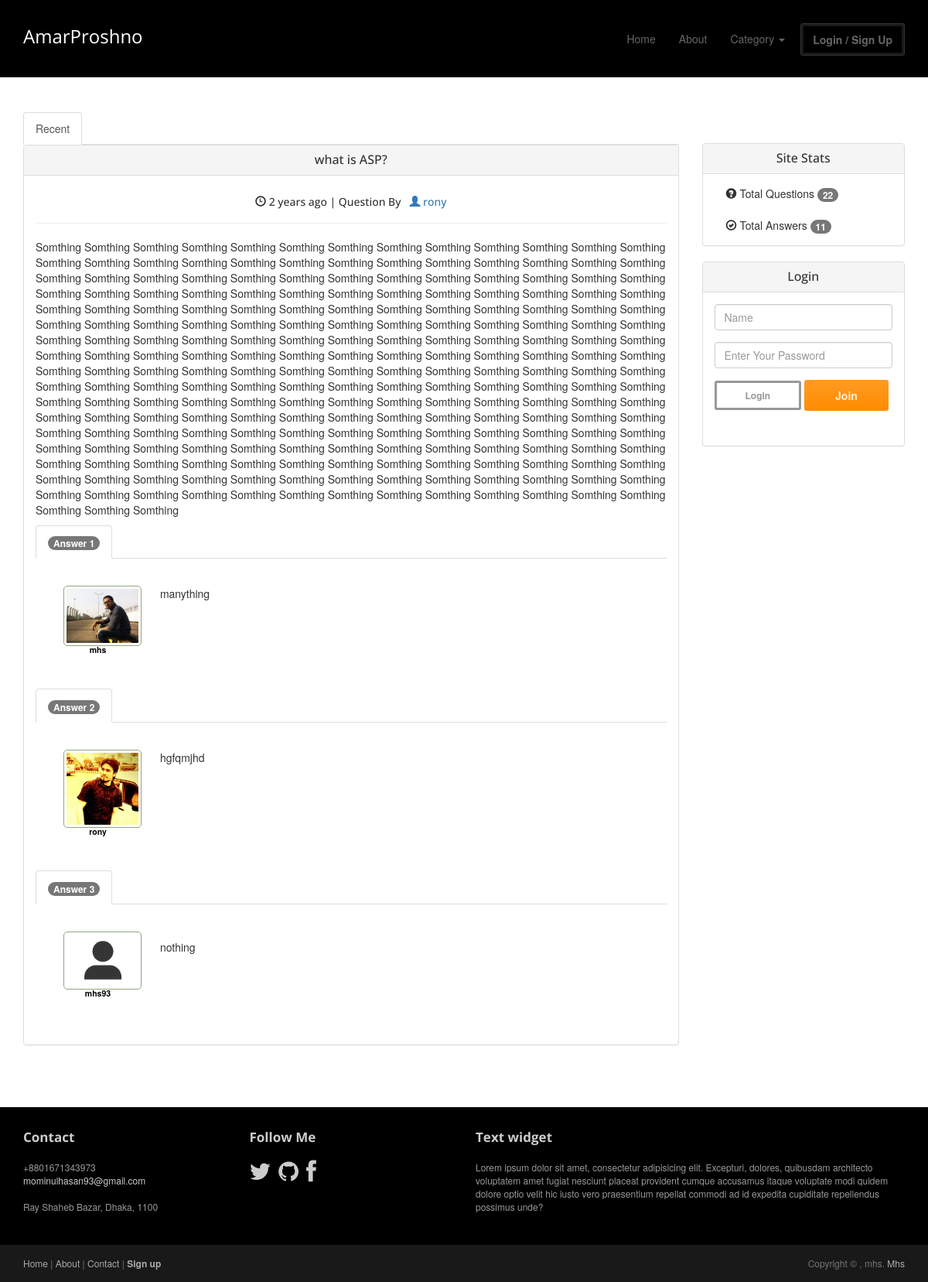
The page /view/details.php?detailId=49 on the database its author committed.
### tables this page shows
CREATE TABLE `question` (
  `id` int(11) NOT NULL,
  `cat_id` int(11) NOT NULL,
  `title` varchar(255) NOT NULL,
  `body` text NOT NULL,
  `username` varchar(60) DEFAULT NULL,
  `user_id` int(11) DEFAULT NULL,
  `date` timestamp NOT NULL DEFAULT current_timestamp(),
  `created_at` datetime NOT NULL DEFAULT current_timestamp(),
  `uapdated_at` datetime NOT NULL DEFAULT current_timestamp(),
  `deleted_at` timestamp NOT NULL DEFAULT current_timestamp()
);

CREATE TABLE `users` (
  `id` int(11) NOT NULL,
  `first_name` varchar(255) NOT NULL,
  `last_name` varchar(255) NOT NULL,
  `username` varchar(60) NOT NULL,
  `email` varchar(255) NOT NULL,
  `password` varchar(50) NOT NULL,
  `image` varchar(255) DEFAULT 'assets/uploads/default.png',
  `is_admin` tinyint(1) NOT NULL DEFAULT 0,
  `created_at` datetime NOT NULL DEFAULT current_timestamp(),
  `updated_at` datetime NOT NULL DEFAULT current_timestamp(),
  `deleted_at` datetime NOT NULL DEFAULT current_timestamp()
);

CREATE TABLE `answers` (
  `id` int(11) NOT NULL,
  `question_id` int(11) NOT NULL,
  `users_id` int(11) NOT NULL,
  `ans` text NOT NULL
);

### src/Database/Database.php (called while the page is built, shortened)
<?php
class Database
{
    private static $pdo;
    private static function connection(){
        if (!isset(self::$pdo)){
            try{
                self::$pdo = new PDO('mysql:host=localhost; dbname=amar_proshno', 'root','');
            }catch (PDOException $e){
                echo $e->getMessage();
            }
        }
        return self::$pdo;
    }
    public static function Prepare($sql){
        return self::connection()->prepare($sql);
    }
}

### src/Timer/Timer.php (called while the page is built, shortened)
<?php
class Timer{
    public function _ago($tm,$rcs = 0) {
        $cur_tm = time();
        $dif = $cur_tm-$tm;
        $pds = array('second','minute','hour','day','week','month','year','decade');
        $lngh = array(1,60,3600,86400,604800,2630880,31570560,315705600);
        for($v = sizeof($lngh)-1; ($v >= 0)&&(($no = $dif/$lngh[$v])<=1); $v--); if($v < 0) $v = 0; $_tm = $cur_tm-($dif%$lngh[$v]);
        $no = floor($no);
        if($no <> 1)
            $pds[$v] .='s';
        $x = sprintf("%d %s ",$no,$pds[$v]);
        return $x;
    }
}
?>

### src/Answers/Answers.php (called while the page is built, shortened)
<?php
class Answers
{
    public function getAllAnswers($qId = ""){
        $sql = "SELECT * FROM answers WHERE question_id='$qId' ORDER BY id ASC ";
        $stmt = Database::Prepare($sql);
        $stmt->execute();
        return $data =  $stmt->fetchAll();
    }
}

### src/Session/Session.php (called while the page is built, shortened)
<?php
class Session{
    public static function get($key){
        if (isset($_SESSION[$key])){
            return $_SESSION[$key];
        }else{
            return false;
        }
    }
}
?>

### view/details.php (the view, shortened to what this page needs)
<?php
$question = new Question();
$answers = new Answers();
$timer = new Timer();
?>
<!DOCTYPE html>
<html lang="en">
<head>
    <link rel="stylesheet" href="assets/css/bootstrap.min.css">
    <link rel="stylesheet" href="assets/css/font-awesome.min.css">
    <link rel="stylesheet" href="assets/css/bootstrap-theme.css" media="screen" >
    <link rel="stylesheet" href="assets/css/main.css">
</head>
<body class="home">
<div class="navbar navbar-inverse navbar-fixed-top headroom" style="background-color: black" >
    <div class="container">
        <div class="row">
            <div class="col-md-12">
                <div class="navbar-header">
                    <a class="navbar-brand" href="../index.php">AmarProshno</a>
                </div>
                <div class="navbar-collapse collapse">
                    <ul class="nav navbar-nav pull-right">
                        <li><a href="../index.php">Home</a></li>
                        <li><a href="about.php">About</a></li>
                        <li role="presentation" class="dropdown">
                            <a class="dropdown-toggle" data-toggle="dropdown" href="#" role="button" aria-haspopup="true" aria-expanded="false">
                                Category <span class="caret"></span>
                            </a>
                        </li>
                        <?php if (!isset($_SESSION["userid"]) || empty($_SESSION["userid"])){   ?>
                            <li><a class="btn btn-default" href="signin.php">Login / Sign Up</a></li>
                        <?php }else{?>
                            <li><a href="my_all_question.php">My All Question</a></li>
                            <li><a href="profile.php">My Profile</a></li>
                            <li><a class="btn btn-default" href="?set=logout">Logout</a></li>
                        <?php } ?>
                    </ul>
                </div>
            </div>
        </div>
    </div>
</div>
<div class="container detai_margine">
    <div class="row">
        <div class="col-lg-9 col-md-8">
            <ul class="nav nav-tabs">
                <li role="presentation" class="active"><a href="../index.php">Recent</a></li>
            </ul>
            <?php
            if (!isset($_GET["detailId"]) || $_GET["detailId"] == NULL){
                header("Location: ../index.php");
            } else {
            $detailId = $_GET["detailId"];
            $query = "SELECT * FROM question WHERE id='$detailId'";
            $stmt = Database::Prepare($query);
            $stmt->execute();
            $data =  $stmt->fetchAll();
            foreach ($data as $detailData) {
            ?>
            <div class="panel panel-default">
                <div class="panel-heading">
                    <h2 class="panel-title text-center">
                        <?php echo $detailData["title"]; ?>
                    </h2>
                </div>
                <div class="panel-body">
                        <h5 class="text-center">
                            <span class="glyphicon  glyphicon-time"></span>
                            <?php
	                        $time = $detailData["created_at"];
	                        $time = strtotime("$time");
	                        echo $timer->_ago($time);
	                    ?>
	                    ago
		            | Question By &nbsp;
                            <?php
                            $userId = $detailData['user_id'];
                            $query = "SELECT * FROM users WHERE id= '$userId'";
                            $stmt = Database::Prepare($query);
                            $stmt->execute();
                            $data =  $stmt->fetchAll();
                            foreach ($data as $userDetails){
                            ?>
                            <a href="view_profile.php?userProfile=<?php echo $userDetails['id'];?>">
                                <span class="glyphicon  glyphicon-user"></span> <?php echo $userDetails["username"]; ?>
                            </a>
                        <?php } ?>
                        </h5>
                    <hr>
                        <p>
                            <?php echo $detailData["body"]; ?>
                        </p>
                        <?php
                            $i=0;
                            foreach ($answers->getAllAnswers($detailData["id"]) as $key => $value){
                                $i++;
                        ?>
                        <ul class="nav nav-tabs">
                            <li role="presentation" class="active">
                                <a href="../index.php">
                                    <span class="badge"> Answer <?php  echo $i; ?></span>
                                </a>
                            </li>
                        </ul>
                        <br>
                        <div class="panel-body">
                            <div class="col-lg-2 col-md-2 col-sm-3 col-xs-4">
                            <?php
                            $userId = $value['users_id'];
                            $query = "SELECT * FROM users WHERE id= '$userId'";
                            $stmt = Database::Prepare($query);
                            $stmt->execute();
                            $data =  $stmt->fetchAll();
                            foreach ($data as $userDetails){
                            ?>
                                <label class="label">
                                    <a style="color: #000000;" href="view_profile.php?userProfile=<?php echo $userDetails['id'];?>">
                                        <img style="border: solid 1px #91A67F; padding: 3px; border-radius: 5px;"
                                             src="<?php echo $userDetails['image'];?>">
                                        <p><?php echo $userDetails['username'];?></p>
                                    </a>
                                </label>
                                <?php } ?>
                            </div>
                            <div class="col-lg-10 col-md-10 col-sm-9 col-xs-12">
                                <p>
                                    <?php echo $value["ans"]; ?>
                                </p>
                            </div>
                        </div>
                                <?php } ?>
                        <div>
                            <div class="col-lg-2 col-md-2 col-sm-3 col-xs-4">
                            </div>
                        </div>
                </div>
            </div>
            <?php } } ?>
        </div>
<br><br>
        <div class="col-lg-3 col-md-4">
            <div class="panel panel-default">
                <div class="panel-heading">
                    <h2 class="panel-title text-center">Site Stats</h2>
                </div>
                <?php
                $i = 0;
                foreach ($question->getAllQuestions() as $key => $value){
                    $i++;
                }
                ?>
                <?php
                $a = 0;
                foreach ($answers->getTotal_of_Answers() as $key => $value){
                    $a++;
                }
                ?>
                <div class="panel-body">
                    <div class="col-md-10">
                        <span class="glyphicon  glyphicon-question-sign"></span> Total Questions <span class="badge"><?php echo $i; ?></span><br><br>
                        <span class="glyphicon  glyphicon-ok-circle"></span> Total Answers <span class="badge"><?php echo $a; ?></span>
                    </div>
                </div>
            </div>
<?php if (!Session::get("userid")){ ?>
            <div class="panel panel-default">
                <div class="panel-heading">
                    <h2 class="panel-title text-center">Login</h2>
                </div>
                <div class="panel-body">
                    <form action="" method="post">
                        <div class="form-group">
                            <input type="text" class="form-control" name="user_name" placeholder="Name" required>
                        </div>
                        <div class="form-group">
                            <input type="password" class="form-control" name="password" placeholder="Enter Your Password" required>
                        </div>
                        <div class="form-group">
                            <button type="submit" class="btn btn-default btn-xs" name="submit">Login</button>
                    </form>
                    <a class="btn btn-action" href="signup.php">Join</a>
                </div>
            </div>
        </div>
        <?php } ?>
    </div>
</div>
<footer id="footer" class="top-space">
    <div class="footer1">
        <div class="container">
            <div class="row">
                <div class="col-md-3 widget">
                    <h3 class="widget-title">Contact</h3>
                    <div class="widget-body">
                        <p>+8801671343973<br>
                            <a href="mailto:#">mominulhasan93@gmail.com</a><br>
                            <br>
                            Ray Shaheb Bazar, Dhaka, 1100
                        </p>
                    </div>
                </div>
                <div class="col-md-3 widget">
                    <h3 class="widget-title">Follow Me</h3>
                    <div class="widget-body">
                        <p class="follow-me-icons">
                            <a href="https://twitter.com/mominulhasan93"><i class="fa fa-twitter fa-2"></i></a>
                            <a href="https://github.com/mhs93"><i class="fa fa-github fa-2"></i></a>
                            <a href="https://www.facebook.com/mominul.hasan.14"><i class="fa fa-facebook fa-2"></i></a>
                        </p>
                    </div>
                </div>
                <div class="col-md-6 widget">
                    <h3 class="widget-title">Text widget</h3>
                    <div class="widget-body">
                        <p>Lorem ipsum dolor sit amet, consectetur adipisicing elit. Excepturi, dolores, quibusdam architecto voluptatem amet fugiat nesciunt placeat provident cumque accusamus itaque voluptate modi quidem dolore optio velit hic iusto vero praesentium repellat commodi ad id expedita cupiditate repellendus possimus unde?</p>
                    </div>
                </div>
            </div>
        </div>
    </div>
    <div class="footer2">
        <div class="container">
            <div class="row">
                <div class="col-md-6 widget">
                    <div class="widget-body">
                        <p class="simplenav">
                            <a href="#">Home</a> |
                            <a href="view/about.php">About</a> |
                            <a href="view/contact.php">Contact</a> |
                            <b><a href="view/signup.php">Sign up</a></b>
                        </p>
                    </div>
                </div>
                <div class="col-md-6 widget">
                    <div class="widget-body">
                        <p class="text-right">
                            Copyright &copy; <?php date('Y'); ?>, mhs. <a href="#" rel="designer">Mhs</a>
                        </p>
                    </div>
                </div>
            </div>
        </div>
    </div>
</footer>
</body>
</html>

### view/assets/css/main.css (style rules this page uses)
.detai_margine { margin-top: 145px }
.headroom { -webkit-transition: all 0.4s ease-out; -moz-transition: all 0.4s ease-out; -o-transition: all 0.4s ease-out; transition: all 0.4s ease-out; }
h1, h2, h3, h4, h5, h6 { font-family:"Open sans", Helvetica, Arial; }
h1, .h1, h2, .h2, h3, .h3 { margin-top:30px; }
label { color: #777; }
.top-space { margin-top: 60px; }
img { max-width:100%; }
.footer1 { background: black; padding: 30px 0 0 0; font-size: 12px; color: #999; }
.footer1 a { color: #ccc; }
.footer1 .widget { margin-bottom:30px; }
.footer1 .widget-title { font-size: 17px; font-weight: bold; color: #ccc; margin: 0 0 20px; }
.follow-me-icons { font-size:30px; }
.follow-me-icons i { float:left; margin:0 10px 0 0; }
.footer2 { background: #191919; padding: 15px 0; color: #777; font-size: 12px; }
.footer2 a { color: #aaa; }
.footer2 p { margin: 0; }

### rows shown on the page
question: title "what is ASP?", created_at "2 years", body "Somthing Somthing Somthing Somthing Somthing Somthing Somthing Somthing Somthing Somthing Somthing Somthing Somthing Somthing Somthing Somthing Somthing Somthing Somthing Somthing Somthing Somthing Somthing Somthing Somthing Somthing Somthing Somthing Somthing Somthing Somthing Somthing Somthing Somthing Somthing Somthing Somthing Somthing Somthing Somthing Somthing Somthing Somthing Somthing Somthing Somthing Somthing Somthing Somthing Somthing Somthing Somthing Somthing Somthing Somthing Somthing Somthing Somthing Somthing Somthing Somthing Somthing Somthing Somthing Somthing Somthing Somthing Somthing Somthing Somthing Somthing Somthing Somthing Somthing Somthing Somthing Somthing…"
users: username "rony", image (picture)
answers: ans "manything"
users: image (picture), username "mhs"
answers: ans "hgfqmjhd"
answers: ans "nothing"
users: image (placeholder picture), username "mhs93"

### other values the page prints
$i "22"
$a "11"
